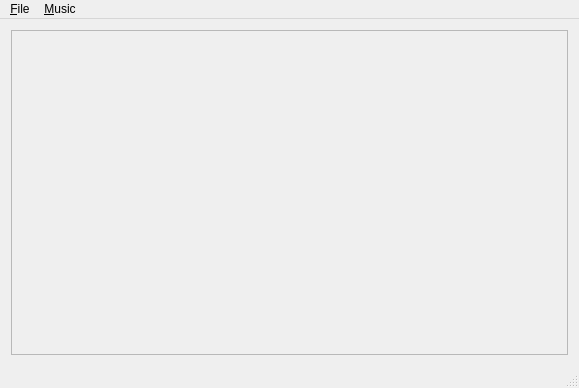
<?xml version="1.0" encoding="UTF-8"?>
<ui version="4.0">
 <class>MainWindow</class>
 <widget class="QMainWindow" name="MainWindow">
  <property name="geometry">
   <rect>
    <x>0</x>
    <y>0</y>
    <width>579</width>
    <height>388</height>
   </rect>
  </property>
  <property name="windowTitle">
   <string>ytmusic_sync</string>
  </property>
  <widget class="QWidget" name="centralWidget">
   <layout class="QGridLayout" name="gridLayout">
    <item row="0" column="0">
     <widget class="QScrollArea" name="scrollArea">
      <property name="widgetResizable">
       <bool>true</bool>
      </property>
      <widget class="QWidget" name="scrollAreaWidgetContents">
       <property name="geometry">
        <rect>
         <x>0</x>
         <y>0</y>
         <width>559</width>
         <height>327</height>
        </rect>
       </property>
       <layout class="QGridLayout" name="gridLayout_2">
        <property name="leftMargin">
         <number>0</number>
        </property>
        <property name="topMargin">
         <number>0</number>
        </property>
        <property name="rightMargin">
         <number>0</number>
        </property>
        <property name="bottomMargin">
         <number>0</number>
        </property>
        <property name="spacing">
         <number>0</number>
        </property>
        <item row="0" column="0">
         <widget class="QLabel" name="outputLabel">
          <property name="text">
           <string/>
          </property>
          <property name="alignment">
           <set>Qt::AlignLeading|Qt::AlignLeft|Qt::AlignTop</set>
          </property>
          <property name="textInteractionFlags">
           <set>Qt::LinksAccessibleByMouse</set>
          </property>
         </widget>
        </item>
       </layout>
      </widget>
     </widget>
    </item>
   </layout>
  </widget>
  <widget class="QMenuBar" name="menuBar">
   <property name="geometry">
    <rect>
     <x>0</x>
     <y>0</y>
     <width>579</width>
     <height>21</height>
    </rect>
   </property>
   <widget class="QMenu" name="menu_File">
    <property name="title">
     <string>&amp;File</string>
    </property>
    <addaction name="actionE_xit"/>
   </widget>
   <widget class="QMenu" name="menuMusic">
    <property name="title">
     <string>&amp;Music</string>
    </property>
    <addaction name="action_Add_Location"/>
    <addaction name="action_View_Locations"/>
   </widget>
   <addaction name="menu_File"/>
   <addaction name="menuMusic"/>
  </widget>
  <widget class="QStatusBar" name="statusBar"/>
  <action name="actionE_xit">
   <property name="text">
    <string>E&amp;xit</string>
   </property>
  </action>
  <action name="action_Add_Location">
   <property name="text">
    <string>&amp;Add Location</string>
   </property>
  </action>
  <action name="action_View_Locations">
   <property name="text">
    <string>&amp;View Locations</string>
   </property>
  </action>
 </widget>
 <layoutdefault spacing="6" margin="11"/>
 <resources/>
 <connections/>
</ui>
